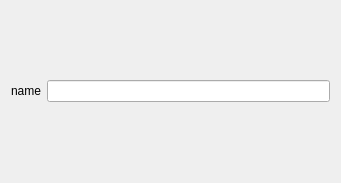
<?xml version="1.0" encoding="UTF-8"?>
<ui version="4.0">
 <class>GeneratorQtConsoleApplication</class>
 <widget class="QWidget" name="GeneratorQtConsoleApplication">
  <property name="geometry">
   <rect>
    <x>0</x>
    <y>0</y>
    <width>341</width>
    <height>183</height>
   </rect>
  </property>
  <property name="windowTitle">
   <string>GeneratorQtConsoleApplication</string>
  </property>
  <layout class="QGridLayout" name="gridLayout">
   <item row="0" column="1">
    <widget class="QLineEdit" name="lineEditName"/>
   </item>
   <item row="0" column="0">
    <widget class="QLabel" name="label">
     <property name="text">
      <string>name</string>
     </property>
    </widget>
   </item>
  </layout>
 </widget>
 <resources/>
 <connections/>
</ui>
